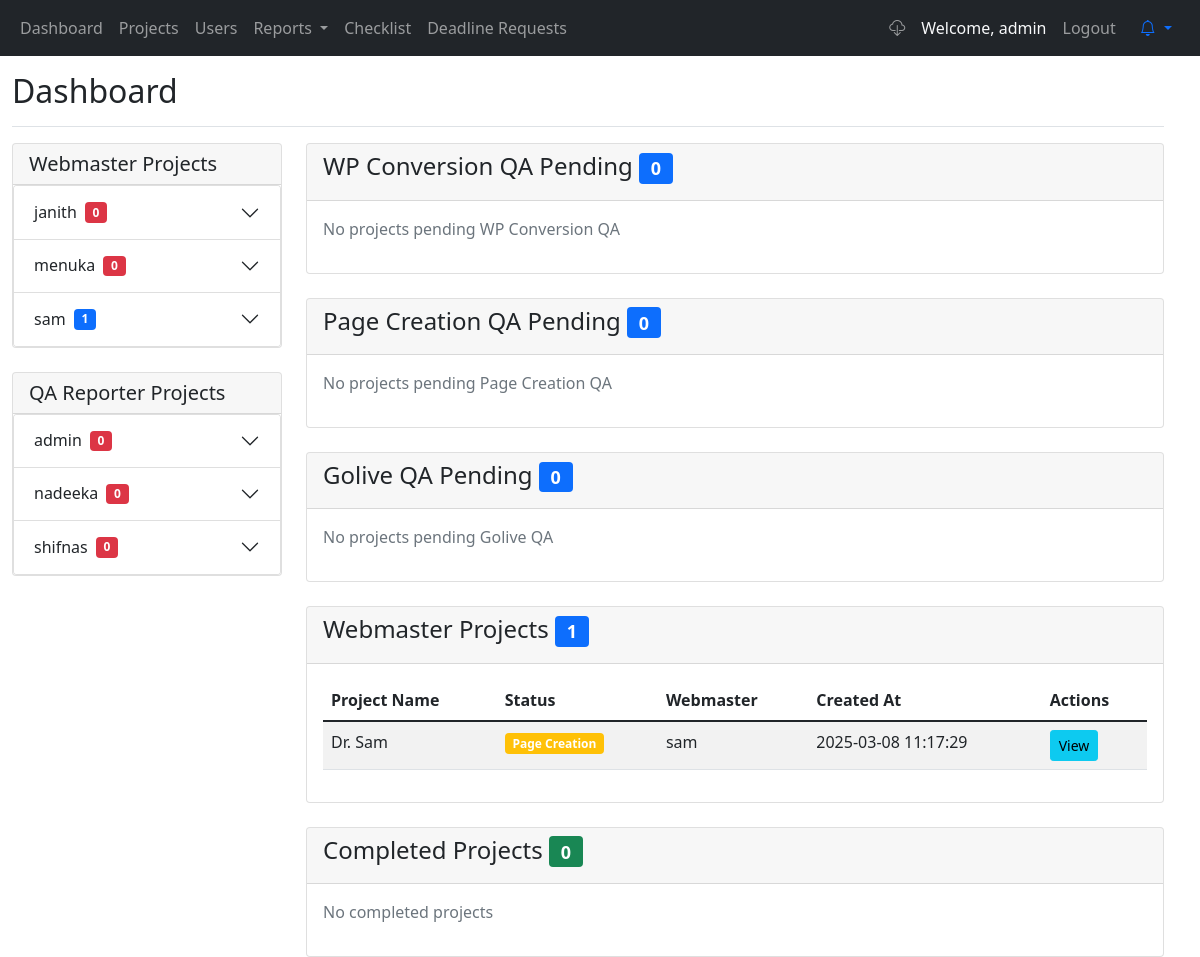
/dashboard.php (signed in), run on the app's committed database.
### tables this page shows
CREATE TABLE IF NOT EXISTS `projects` (
  `id` int NOT NULL AUTO_INCREMENT,
  `name` varchar(100) NOT NULL,
  `webmaster_id` int DEFAULT NULL,
  `current_status` varchar(255) DEFAULT 'wp_conversion',
  `project_deadline` date DEFAULT NULL,
  `wp_conversion_deadline` date DEFAULT NULL,
  `gp_link` varchar(255) DEFAULT NULL,
  `ticket_link` varchar(255) DEFAULT NULL,
  `test_site_link` varchar(255) DEFAULT NULL,
  `live_site_link` varchar(255) DEFAULT NULL,
  `created_at` timestamp NULL DEFAULT CURRENT_TIMESTAMP,
  `updated_at` timestamp NULL DEFAULT CURRENT_TIMESTAMP ON UPDATE CURRENT_TIMESTAMP,
  `admin_notes` text,
  `webmaster_notes` text,
  PRIMARY KEY (`id`),
  UNIQUE KEY `unique_project_name` (`name`),
  KEY `webmaster_id` (`webmaster_id`)
);

CREATE TABLE IF NOT EXISTS `users` (
  `id` int NOT NULL AUTO_INCREMENT,
  `username` varchar(50) NOT NULL,
  `email` varchar(255) NOT NULL,
  `password` varchar(255) NOT NULL,
  `role` enum('admin','qa_manager','qa_reporter','webmaster') NOT NULL,
  `created_at` timestamp NULL DEFAULT CURRENT_TIMESTAMP,
  PRIMARY KEY (`id`),
  UNIQUE KEY `username` (`username`),
  UNIQUE KEY `unique_email` (`email`(191))
);

### dashboard.php (the view, shortened to what the rows shown need)
<?php
require_once 'includes/config.php';
$user_role = getUserRole();
require_once 'includes/check_missed_deadlines.php';
if ($user_role === 'admin') {
    $query = "SELECT
                u.id as webmaster_id,
                COALESCE(u.username, 'Deleted User') as webmaster_name,
                p.id as project_id,
                p.name as project_name,
                p.current_status
              FROM users u
              LEFT JOIN projects p ON u.id = p.webmaster_id
                AND p.current_status != 'completed'
              WHERE u.role = 'webmaster'
              ORDER BY u.username, p.created_at DESC";
    $result = $conn->query($query);
    while ($row = $result->fetch_assoc()) {
        $webmaster_id = $row['webmaster_id'];
        if (!isset($webmaster_projects[$webmaster_id])) {
            $webmaster_projects[$webmaster_id] = [
                'name' => $row['webmaster_name'],
                'projects' => []
            ];
        }
        if ($row['project_id']) {
            $webmaster_projects[$webmaster_id]['projects'][] = [
                'id' => $row['project_id'],
                'name' => $row['project_name'],
                'status' => $row['current_status']
            ];
        }
    }
}
$qa_reporter_projects = [];
if (in_array($user_role, ['admin', 'qa_manager'])) {
    $query = "SELECT
                u.id as qa_id,
                COALESCE(u.username, 'Deleted User') as qa_name,
                p.id as project_id,
                p.name as project_name,
                p.current_status
              FROM users u
              LEFT JOIN qa_assignments qa ON u.id = qa.qa_user_id
              LEFT JOIN projects p ON qa.project_id = p.id
              WHERE (u.role = 'qa_reporter' OR u.role = 'qa_manager' OR u.role = 'admin' OR u.id IS NULL)
              AND (p.current_status != 'completed' OR p.current_status IS NULL)
              ORDER BY COALESCE(u.username, 'Deleted User'), p.created_at DESC";
    $result = $conn->query($query);
    while ($row = $result->fetch_assoc()) {
        $qa_id = $row['qa_id'];
        if (!isset($qa_reporter_projects[$qa_id])) {
            $qa_reporter_projects[$qa_id] = [
                'name' => $row['qa_name'],
                'projects' => []
            ];
        }
    }
}
if (in_array($user_role, ['admin', 'qa_manager'])) {
    $query = "SELECT p.*,
              u.username as webmaster_name,
              qa.id as assignment_id,
              IFNULL(qa_user.username, 'Unassigned') as assigned_qa_username,
              p.current_status
              FROM projects p
              LEFT JOIN users u ON p.webmaster_id = u.id
              LEFT JOIN qa_assignments qa ON p.id = qa.project_id
              LEFT JOIN users qa_user ON qa.qa_user_id = qa_user.id
              WHERE p.current_status IS NOT NULL
              AND p.current_status != ''
              ORDER BY p.created_at DESC";
    $result = $conn->query($query);
}
if (in_array($user_role, ['admin', 'qa_manager'])) {
    $webmaster_active_query = "SELECT p.*,
        u.username as webmaster_name,
        qa.id as assignment_id,
        IFNULL(qa_user.username, 'Unassigned') as assigned_qa_username
    FROM projects p
    LEFT JOIN users u ON p.webmaster_id = u.id
    LEFT JOIN qa_assignments qa ON p.id = qa.project_id
    LEFT JOIN users qa_user ON qa.qa_user_id = qa_user.id
    WHERE p.current_status IN ('wp_conversion', 'page_creation', 'golive')
    ORDER BY p.created_at DESC";
    $result = $conn->query($webmaster_active_query);
    $webmaster_active_projects = $result->fetch_all(MYSQLI_ASSOC);
}
require_once 'includes/header.php';
?>
<div class="container-fluid">
    <div class="row">
    <div class="row">
            <main class="col-md-12">
            <div class="d-flex justify-content-between flex-wrap flex-md-nowrap align-items-center pt-3 pb-2 mb-3 border-bottom">
                    <h1 class="h2">Dashboard </h1>
                    </div>
                <div class="row">
        <div class="col-md-3">
        <?php if ($user_role === 'admin'): ?>
        <div class="card mb-4">
                <div class="card-body p-0">
                    <div class="accordion" id="webmasterAccordion">
                        <?php foreach ($webmaster_projects as $webmaster_id => $webmaster): ?>
                            <div class="accordion-item">
                                <h2 class="accordion-header">
                                    <button class="accordion-button collapsed" type="button"
                                            data-bs-toggle="collapse"
                                            data-bs-target="#webmaster<?php echo $webmaster_id; ?>">
                                        <?php echo htmlspecialchars($webmaster['name']); ?>
                                        <span class="badge bg-<?php echo count($webmaster['projects']) === 0 ? 'danger' : 'primary'; ?> ms-2">
                                            <?php echo count($webmaster['projects']); ?>
                                        </span>
                                    </button>
                                </h2>
                            </div>
                        <?php endforeach; ?>
                    </div>
                </div>
            </div>
            <?php
            endif;
            if (in_array($user_role, ['admin', 'qa_manager'])): ?>
   <div class="card ">
        <div class="card-body p-0">
            <div class="accordion" id="qaReporterAccordion">
                <?php foreach ($qa_reporter_projects as $qa_id => $qa): ?>
                    <div class="accordion-item">
                        <h2 class="accordion-header">
                            <button class="accordion-button collapsed" type="button"
                                    data-bs-toggle="collapse"
                                    data-bs-target="#qa<?php echo $qa_id; ?>">
                                <?php echo htmlspecialchars($qa['name']); ?>
                                <span class="badge bg-<?php echo count($qa['projects']) === 0 ? 'danger' : 'success'; ?> ms-2">
                                    <?php echo count($qa['projects']); ?>
                                </span>
                            </button>
                        </h2>
                    </div>
                <?php endforeach; ?>
            </div>
        </div>
    </div>
<?php endif; ?>
        </div>
        <main class="col-md-9">
                <?php if (in_array($user_role, ['admin', 'qa_manager'])): ?>
     <div class="card mb-4">
        <div class="card-body">
            <?php if (!empty($webmaster_active_projects)): ?>
                <div class="table-responsive">
                    <table class="table table-striped">
                        <thead>
                            <tr>
                                <th>Project Name</th>
                                <th>Status</th>
                                <th>Webmaster</th>
                                <th>Created At</th>
                                <th>Actions</th>
                            </tr>
                        </thead>
                        <tbody>
                            <?php foreach ($webmaster_active_projects as $project): ?>
                                <tr>
                                    <td><?php echo htmlspecialchars($project['name']); ?></td>
                                    <td>
                                        <span class="badge bg-<?php
                                            $status_class = 'secondary';
                                            $status = $project['current_status'] ?? '';
                                            if ($status === 'wp_conversion') {
                                                $status_class = 'info';
                                            } elseif ($status === 'page_creation') {
                                                $status_class = 'warning';
                                            } elseif ($status === 'golive') {
                                                $status_class = 'primary';
                                            }
                                            echo $status_class;
                                        ?>">
                                            <?php echo ucwords(str_replace('_', ' ', $project['current_status'] ?? 'Unknown')); ?>
                                        </span>
                                    </td>
                                    <td><?php echo htmlspecialchars($project['webmaster_name']); ?></td>
                                    <td><?php echo date('Y-m-d H:i:s', strtotime($project['created_at'])); ?></td>
                                    <td>
                                        <a href="view_project.php?id=<?php echo $project['id']; ?>"
                                           class="btn btn-info btn-sm">View</a>
                                    </td>
                                </tr>
                            <?php endforeach; ?>
                        </tbody>
                    </table>
                </div>
            <?php else: ?>
                <p class="text-muted">No active webmaster projects</p>
            <?php endif; ?>
        </div>
    </div>
<?php endif; ?>
                    </div>
                </div>
        </div>
    </div>
</body>
</html>

### data on the page
projects: name "Dr. Sam", current_status "Page Creation", users.username "sam", created_at "2025-03-08 11:17:29"

### other printed values
$_SESSION['username'] "admin"
$webmaster['name'] "janith"
count($webmaster['projects']) "0"
$webmaster['name'] "menuka"
$webmaster['name'] "sam"
count($webmaster['projects']) "1"
$qa['name'] "admin"
count($qa['projects']) "0"
$qa['name'] "nadeeka"
$qa['name'] "shifnas"
count($wp_conversion_qa_projects) "0"
count($page_creation_qa_projects) "0"
count($golive_qa_projects) "0"
count($webmaster_active_projects) "1"
count($completed_projects) "0"
